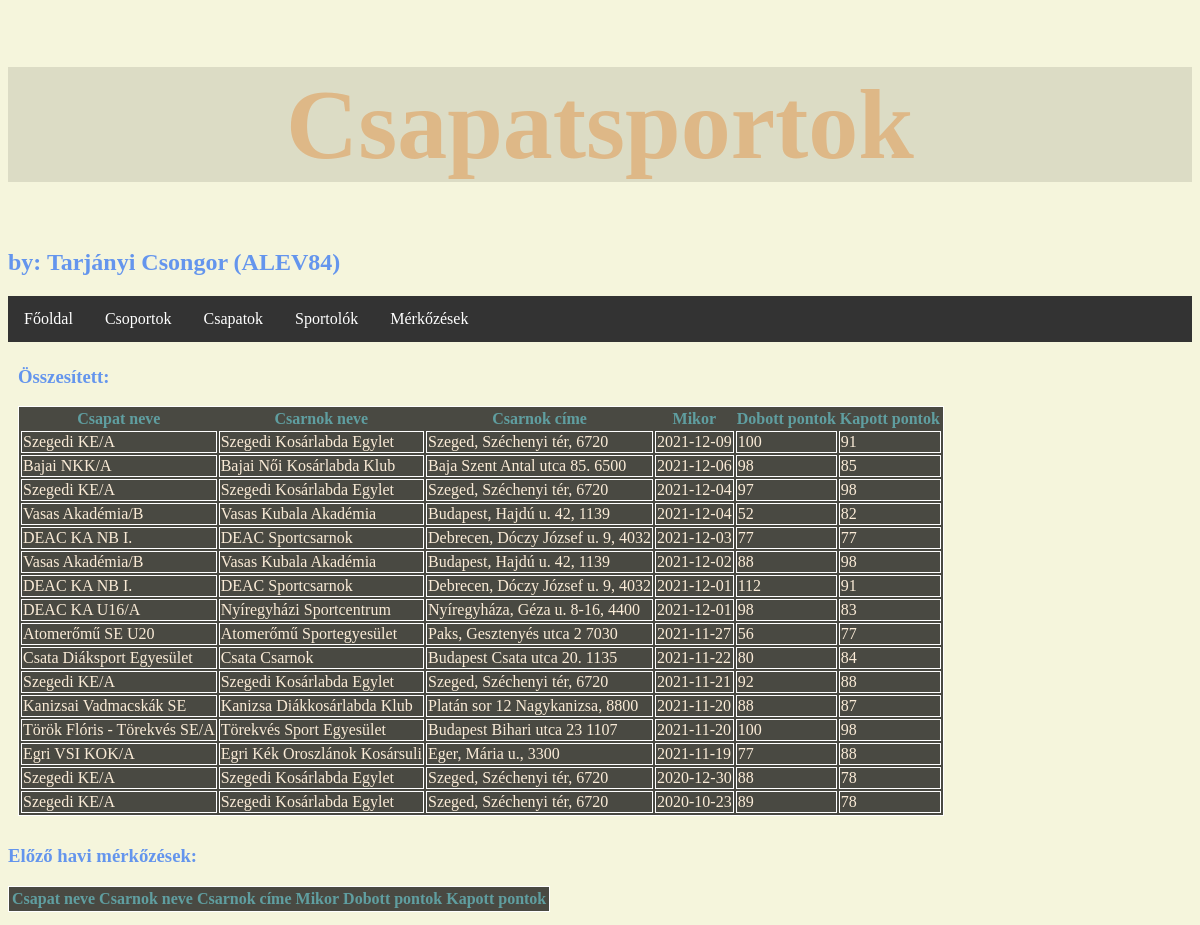
The page /index/merk.php on the database its author committed.
### tables this page shows
CREATE TABLE `csapat` (
  `csapatID` int(5) NOT NULL,
  `csapatnév` varchar(60) NOT NULL,
  `csoportID` int(5) NOT NULL,
  `csarnoknév` varchar(60) NOT NULL,
  `csarnokcím` varchar(60) NOT NULL
);

### index/db_fuggvenyek.php (called while the page is built, shortened)
<?php
function csapatsportok_csatlakozas() {
    $conn = mysqli_connect("localhost", "root", "")
			or die("Csatlakozási hiba");
    mysqli_query($conn, 'SET NAMES UTF-8');
    mysqli_query($conn, 'SET character_set_results=utf8');
    mysqli_set_charset($conn, 'utf8');
    return $conn;
}
function meccseketLeker() {
    if ( !($conn = csapatsportok_csatlakozas()) ) {
        return false;
    }
    $result = mysqli_query( $conn,"SELECT csapatnév, csarnoknév, csarnokcím, mikor, dobott_pontok, kapott_pontok FROM csapat, játszik, mérkőzés where csapat.csapatID=játszik.csapatID and játszik.meccsID = mérkőzés.meccsID order by mikor desc");
    return $result;
}
?>

### index/merk.php (the view, shortened to what this page needs)
<?php
include_once 'db_fuggvenyek.php';
?>
<!DOCTYPE html>
<html lang="hu">
<head>
    <link rel="stylesheet" href="mystyle.css?v=<?php echo time(); ?>">
</head>
<body>
<h1>Csapatsportok</h1>
<h2>by: Tarjányi Csongor (ALEV84)</h2>
<ul>
    <li><a class="active" href="./index.php">Főoldal</a></li>
    <li><a href="./csop.php">Csoportok</a></li>
    <li><a href="./csap.php">Csapatok</a></li>
    <li><a href="./spo.php">Sportolók</a></li>
    <li><a href="./merk.php">Mérkőzések</a></li>
</ul>
<div class="row">
    <div class="column">
    </div>
    <div class="column">
        <h3>Összesített:</h3>
        <table>
            <tr>
                <th>Csapat neve</th>
                <th>Csarnok neve</th>
                <th>Csarnok címe</th>
                <th>Mikor</th>
                <th>Dobott pontok</th>
                <th>Kapott pontok</th>
            </tr>
            <?php
            $csapatok = meccseketLeker();
            while( $egySor = mysqli_fetch_assoc($csapatok) ) {
                echo '<tr>';
                echo '<td>'. $egySor["csapatnév"] .'</td>';
                echo '<td>'. $egySor["csarnoknév"] .'</td>';
                echo '<td>'. $egySor["csarnokcím"] .'</td>';
                echo '<td>'. $egySor["mikor"] .'</td>';
                echo '<td>'. $egySor["dobott_pontok"] .'</td>';
                echo '<td>'. $egySor["kapott_pontok"] .'</td>';
                echo '</tr>';
            }
            ?>
        </table>
    </div>
    <div class="column">
        <h3>Előző havi mérkőzések:</h3>
        <table>
            <tr>
                <th>Csapat neve</th>
                <th>Csarnok neve</th>
                <th>Csarnok címe</th>
                <th>Mikor</th>
                <th>Dobott pontok</th>
                <th>Kapott pontok</th>
            </tr>
        </table>
    </div>
</div>
</body>
</html>

### index/mystyle.css (style rules this page uses)
* { box-sizing: border-box; }
.row { margin-left:-5px; margin-right:-5px; }
.column { overflow-x: auto; max-width: 100%; float: left; padding: 5px; }
.row::after { content: ""; clear: both; display: table; }
body { background: beige url("./basketball.png") no-repeat center center fixed; -webkit-background-size: cover; -moz-background-size: cover; -o-background-size: cover; background-size: cover; }
h1 { text-align: center; background-color: rgba(1,2,6,10%); color: burlywood; font-size: 100px; }
th { text-align: center; color: cadetblue; }
tr { color: antiquewhite; }
h3 { color: cornflowerblue; }
h2 { color: cornflowerblue; }
ul { list-style-type: none; margin: 0; padding: 0; overflow: hidden; background-color: #333; }
li { float: left; }
li a { display: block; color: white; text-align: center; padding: 14px 16px; text-decoration: none; }
table { background-color: rgba(1,1,1,70%); border: solid 1px #fff; }
table td { border-left: 1px solid #fff; border-right: 1px solid #fff; border-bottom: 1px solid #fff; border-top: 1px solid #fff; width: auto; }

### rows shown on the page
csapat: csapatnév "Szegedi KE/A", csarnoknév "Szegedi Kosárlabda Egylet", csarnokcím "Szeged, Széchenyi tér, 6720", mérkőzés.mikor "2021-12-09", mérkőzés.dobott_pontok "100", mérkőzés.kapott_pontok "91", mérkőzés.mikor "2021-12-04", mérkőzés.dobott_pontok "97", mérkőzés.kapott_pontok "98", mérkőzés.mikor "2021-11-21", mérkőzés.dobott_pontok "92", mérkőzés.kapott_pontok "88", mérkőzés.mikor "2020-12-30", mérkőzés.dobott_pontok "88", mérkőzés.kapott_pontok "78", mérkőzés.mikor "2020-10-23", mérkőzés.dobott_pontok "89"
csapat: csapatnév "Bajai NKK/A", csarnoknév "Bajai Női Kosárlabda Klub", csarnokcím "Baja Szent Antal utca 85. 6500", mérkőzés.mikor "2021-12-06", mérkőzés.dobott_pontok "98", mérkőzés.kapott_pontok "85"
csapat: csapatnév "Vasas Akadémia/B", csarnoknév "Vasas Kubala Akadémia", csarnokcím "Budapest, Hajdú u. 42, 1139", mérkőzés.mikor "2021-12-04", mérkőzés.dobott_pontok "52", mérkőzés.kapott_pontok "82", mérkőzés.mikor "2021-12-02", mérkőzés.dobott_pontok "88", mérkőzés.kapott_pontok "98"
csapat: csapatnév "DEAC KA NB I.", csarnoknév "DEAC Sportcsarnok", csarnokcím "Debrecen, Dóczy József u. 9, 4032", mérkőzés.mikor "2021-12-03", mérkőzés.dobott_pontok "77", mérkőzés.kapott_pontok "77", mérkőzés.mikor "2021-12-01", mérkőzés.dobott_pontok "112", mérkőzés.kapott_pontok "91"
csapat: csapatnév "DEAC KA U16/A", csarnoknév "Nyíregyházi Sportcentrum", csarnokcím "Nyíregyháza, Géza u. 8-16, 4400", mérkőzés.mikor "2021-12-01", mérkőzés.dobott_pontok "98", mérkőzés.kapott_pontok "83"
csapat: csapatnév "Atomerőmű SE U20", csarnoknév "Atomerőmű Sportegyesület", csarnokcím "Paks, Gesztenyés utca 2 7030", mérkőzés.mikor "2021-11-27", mérkőzés.dobott_pontok "56", mérkőzés.kapott_pontok "77"
csapat: csapatnév "Csata Diáksport Egyesület", csarnoknév "Csata Csarnok", csarnokcím "Budapest Csata utca 20. 1135", mérkőzés.mikor "2021-11-22", mérkőzés.dobott_pontok "80", mérkőzés.kapott_pontok "84"
csapat: csapatnév "Kanizsai Vadmacskák SE", csarnoknév "Kanizsa Diákkosárlabda Klub", csarnokcím "Platán sor 12 Nagykanizsa, 8800", mérkőzés.mikor "2021-11-20", mérkőzés.dobott_pontok "88", mérkőzés.kapott_pontok "87"
csapat: csapatnév "Török Flóris - Törekvés SE/A", csarnoknév "Törekvés Sport Egyesület", csarnokcím "Budapest Bihari utca 23 1107", mérkőzés.mikor "2021-11-20", mérkőzés.dobott_pontok "100", mérkőzés.kapott_pontok "98"
csapat: csapatnév "Egri VSI KOK/A", csarnoknév "Egri Kék Oroszlánok Kosársuli", csarnokcím "Eger, Mária u., 3300", mérkőzés.mikor "2021-11-19", mérkőzés.dobott_pontok "77", mérkőzés.kapott_pontok "88"
